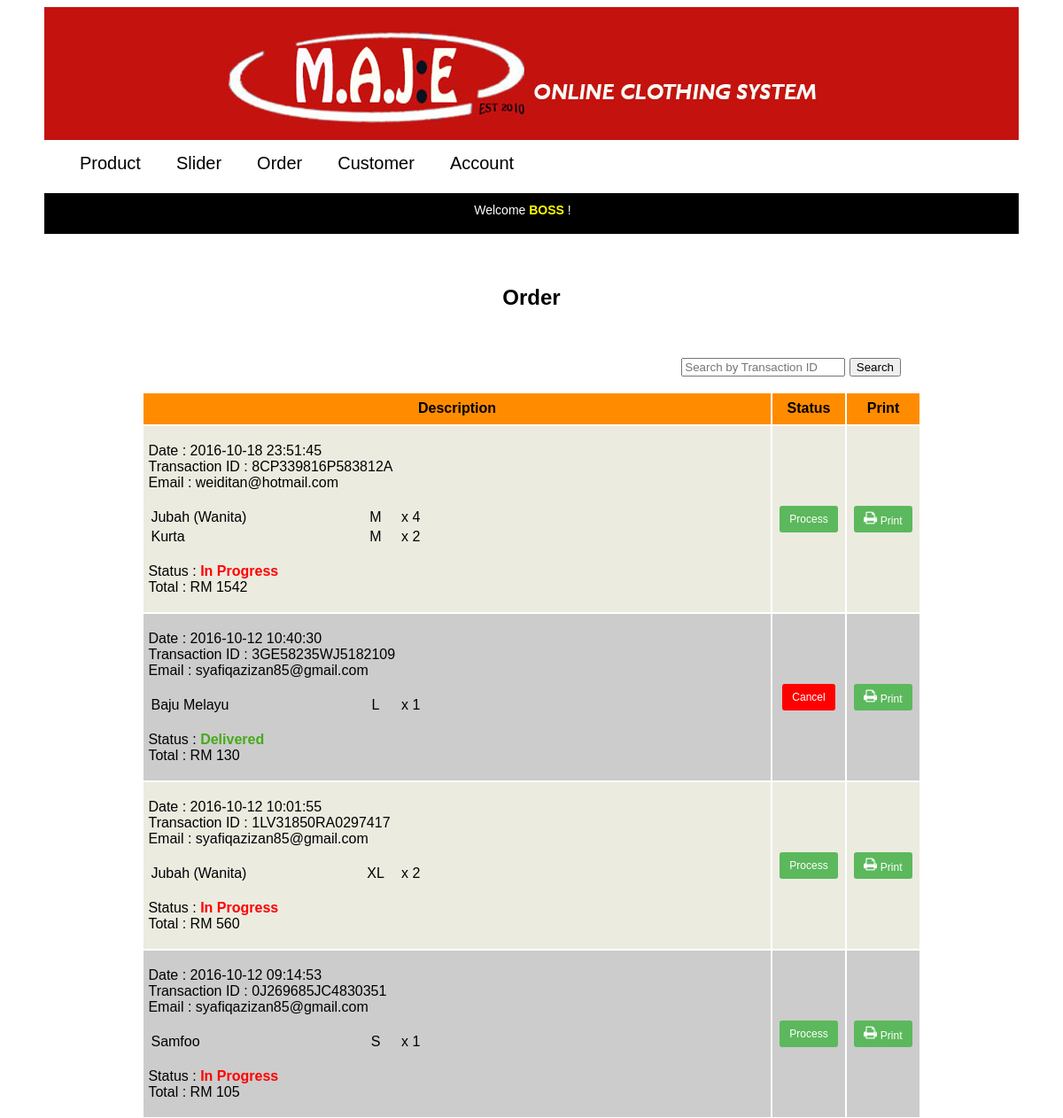
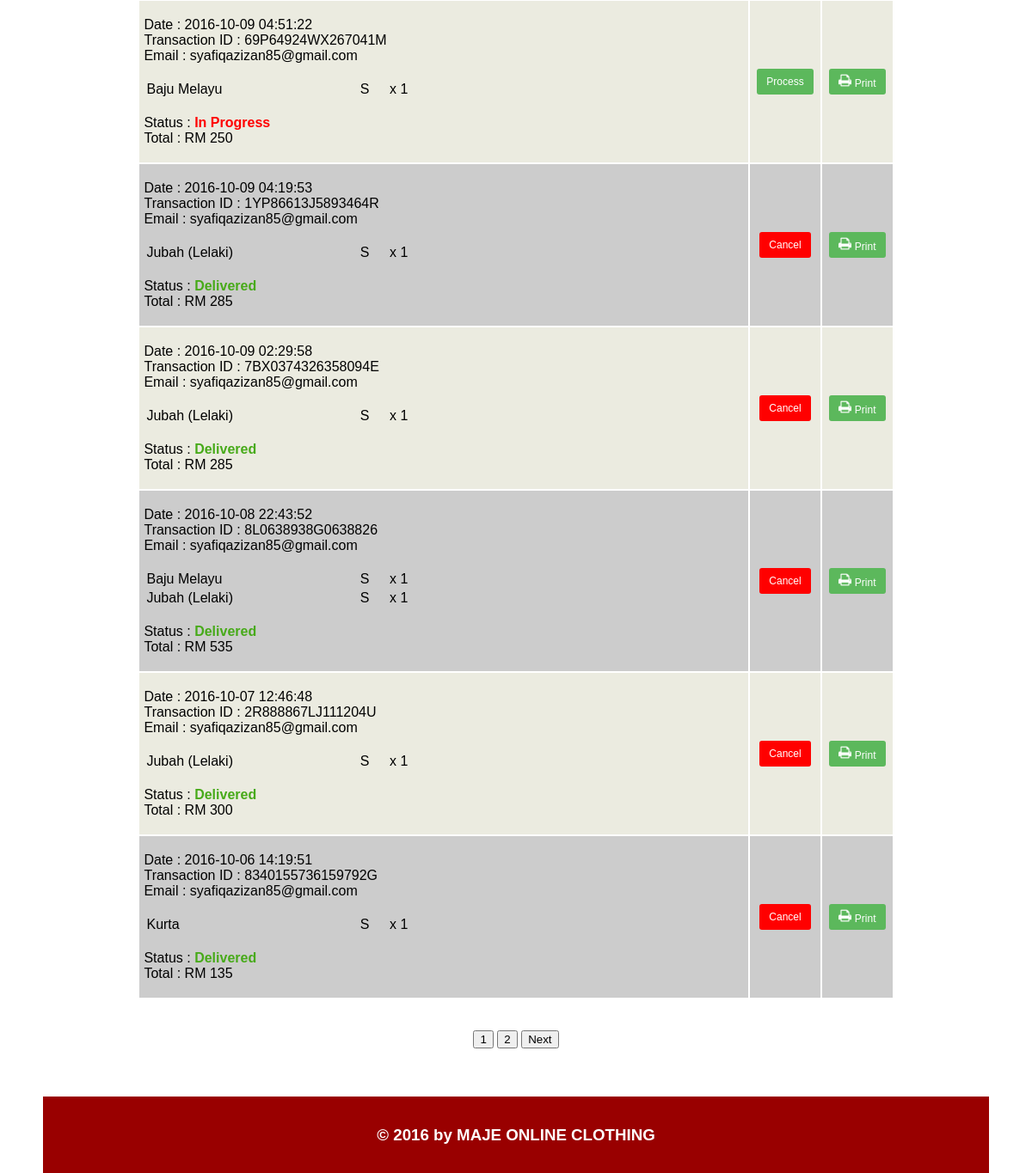
The page /admin_area/order.php (signed in) on the database its author committed (2 pictures, top to bottom).
### tables this page shows
CREATE TABLE `payment` (
  `payment_id` int(255) NOT NULL,
  `c_id` int(255) NOT NULL,
  `amount` double NOT NULL,
  `currency` varchar(255) NOT NULL,
  `trx_id` varchar(255) NOT NULL,
  `date` datetime NOT NULL,
  `status` int(11) NOT NULL
);

CREATE TABLE `customer` (
  `c_id` int(255) NOT NULL,
  `email` varchar(255) NOT NULL,
  `psw` varchar(255) NOT NULL,
  `name` varchar(255) NOT NULL,
  `gender` varchar(6) NOT NULL,
  `ic` varchar(12) NOT NULL,
  `image` varchar(255) NOT NULL,
  `address` text NOT NULL,
  `pos_code` varchar(5) NOT NULL,
  `city` varchar(255) NOT NULL,
  `state` varchar(255) NOT NULL,
  `phone1` varchar(11) NOT NULL,
  `phone2` varchar(11) NOT NULL
);

CREATE TABLE `c_order` (
  `order_id` int(255) NOT NULL,
  `payment_id` int(255) NOT NULL,
  `c_id` int(255) NOT NULL,
  `pro_name` varchar(255) NOT NULL,
  `pro_size` varchar(2) NOT NULL,
  `pro_price` double NOT NULL,
  `qty` int(255) NOT NULL,
  `date` datetime NOT NULL
);

### admin_area/order.php (the view, shortened to what this page needs)
<?php
	include('interface.php');
	include('function.php');
?>
<html>
<head>
	<link rel="stylesheet" type="text/css" href="../css/MAJE.css">
</head>
<body>
<div class="body">
	</div>
	<div class="content">
		<div class="content_item1">
			<div class="bar">
				<center>Welcome <b style="color: yellow;">BOSS</b> ! </center>
			</div>
					<br><h2 align="center">Order</h2><br>
					<table align="center" border="0" width="80%">
					<tr>
						<td colspan="3">
						<form method="post" action="order.php" enctype="multipart/form-data" class="search">
						<input type="text" name="name" value="<?php echo $_POST['name']; ?>" placeholder="Search by Transaction ID"/>
						<input type="submit" name="search" value="Search"/>
						</form>
						</td>
					</tr>
					<?php
					include('../dbconnect.php');
					if(!isset($_GET['page'])){
						$page=1;
					}
					if(isset($_POST['search'])){
						$name = $_POST['name'];
						$sql = "select * from payment where trx_id like '%$name%' ORDER BY date DESC";
					}
					else{
						$sql = "select * from payment ORDER BY date DESC";
					}
					$run = mysql_query($sql);
					$count1 = mysql_num_rows($run);
					if($count1==0){
						mysql_close($con);
						echo "</table><div class='text'><br><br><br>No order!</div>";
					}
					else{
						$max_page = intval($count1 / 10);
						$remainder = $count1 % 10;
						if($remainder!=0){
							$max_page += 1;
						}
						echo'
							<tr bgcolor="#FF8C00" height="35">
								<th>Description</th>
								<th><center>Status</center></th>
								<th><center>Print</center></th>
							</tr>';
						$i = 0;
						$x = 0;
						while($row=mysql_fetch_array($run))
						{
							$payment_id = $row['payment_id'];
							$trx_id = $row['trx_id'];
							$total = $row['amount'];
							$date = $row['date'];
							$c_id = $row['c_id'];
							$status = $row['status'];
							$x++;
							$min = ($page - 1) * 10;
							$max = $min + 11;
							if($x>$min && $x<$max){
								$i++;
								if($i%2==0)
								{
									$color = "#CCCCCC";
								}
								else
								{
									$color = "#ebebe0";
								}
								$sql2 = "select * from customer WHERE c_id='$c_id'";
								$run2 = mysql_query($sql2);
								while($row2=mysql_fetch_array($run2))
								{
									$email = $row2['email'];
								}
								$sql3 = "select * from c_order WHERE payment_id='$payment_id'";
								$run3 = mysql_query($sql3);
								echo '<tr bgcolor="'.$color.'">
										<td><br>&nbsp;Date : '.$date.'<br>
											&nbsp;Transaction ID : '.$trx_id.'<br>
											&nbsp;Email : '.$email.'<br><br><table  border="0" width="50%">';
								while($row3=mysql_fetch_array($run3))
								{
									$pro_name = $row3['pro_name'];
									$pro_size = $row3['pro_size'];
									$pro_qty = $row3['qty'];
									echo'
											<tr>
												<td>&nbsp;'.$pro_name.'</td>
												<td width="50px" align="center">'.$pro_size.'</td>
												<td width="60px">x '.$pro_qty.'</td>
											</tr>
										';
								}
								echo'</table>
										<br>&nbsp;Status : ';
											if($status==1){
												echo '<font color="#47AA19"><b>Delivered</b></font>';
											}
											else{
												echo '<font color="red"><b>In Progress</b></font>';
											}
								echo'	<br>&nbsp;Total : RM '.$total.'<br><br></td>'; ?>
										<form action="order.php" method="post" enctype="multipart/form-data">
											<td width="80px">
												<center>
												<?php
													if($status==1){
														echo '<button type="submit" name="cancel" class="btn-success btn-sm" style="background:red;">Cancel</button>';
													}
													else{
														echo '<button type="submit" name="process" class="btn-success btn-sm">Process</button>';
													}
												?>
												</center>
											</td>
										</form>
										<form action="receipt.php" method="post" enctype="multipart/form-data" target="print_popup"  onsubmit="window.open('about:blank','print_popup','width=700,height=800');">
											<td width="80px">
												<center><button type="submit" name="submit" class="btn-success btn-sm"><img src="../css/print.png" width="15px" height="15px"> Print</button></center>
											</td>
										</form>
									</tr>
				<?php
							}
						}
					?>
			</table>
			<br>
			<br>
			<center>
				<?php
					if($max_page!=1){
				?>
					<a href="order.php?page=<?php echo $page; ?>"><button><?php echo $page; ?></button></a>
				<?php
					}
					$p1 = $page + 1;
					if($p1<=$max_page)
					{
				?>
					<a href="order.php?page=<?php echo $page+1; ?>"><button><?php echo $page+1; ?></button></a>
				<?php
					}
				?>
				<?php
					if($page<$max_page)
					{
				?>
						<a href="order.php?page=<?php echo $page+1; ?>"><button>Next</button></a>
				<?php
					}
				}
				?>
			</center>
			<br>
			<br>
		</div>
	</div>
</div>
</body>
</html>

### css/MAJE.css (style rules this page uses)
.body { background:white; font-family:Sans-serif; width: 1100px; margin: 0 auto 0 auto; }
.search { float:right; padding-top:13px; padding-right:20px; }
.content { width: 1100px; margin: 10px auto 0 auto; }
a { color: inherit; text-decoration:none; }
.content_item1 { width:1100px; background: white; float: left; margin-top:0; min-height: 600px; }
.bar { background: black; color:white; margin-top:0; margin-bottom:20px; padding:11px 20px 10px 0; height: 25px; font-size:14; text-align:right; }
.btn-success { color: #fff; background-color: #5cb85c; border-color: #4cae4c; }
.btn-sm { padding: 5px 10px; font-size: 12px; line-height: 1.5; border-radius: 3px; border: 1px solid transparent; height:30px; }

### rows shown on the page
payment: date "2016-10-18 23:51:45", trx "8CP339816P583812A", c.email "weiditan@hotmail.com", status "In Progress", amount "1542"
c_order: pro_name "Jubah (Wanita)", pro_size "M", qty "4"
c_order: pro_name "Kurta", pro_size "M", qty "2"
payment: date "2016-10-12 10:40:30", trx "3GE58235WJ5182109", c.email "syafiqazizan85@gmail.com", status "Delivered", amount "130"
c_order: pro_name "Baju Melayu", pro_size "L", qty "1"
payment: date "2016-10-12 10:01:55", trx "1LV31850RA0297417", c.email "syafiqazizan85@gmail.com", status "In Progress", amount "560"
c_order: pro_name "Jubah (Wanita)", pro_size "XL", qty "2"
payment: date "2016-10-12 09:14:53", trx "0J269685JC4830351", c.email "syafiqazizan85@gmail.com", status "In Progress", amount "105"
c_order: pro_name "Samfoo", pro_size "S", qty "1"
payment: date "2016-10-09 04:51:22", trx "69P64924WX267041M", c.email "syafiqazizan85@gmail.com", status "In Progress", amount "250"
c_order: pro_name "Baju Melayu", pro_size "S", qty "1"
payment: date "2016-10-09 04:19:53", trx "1YP86613J5893464R", c.email "syafiqazizan85@gmail.com", status "Delivered", amount "285"
c_order: pro_name "Jubah (Lelaki)", pro_size "S", qty "1"
payment: date "2016-10-09 02:29:58", trx "7BX0374326358094E", c.email "syafiqazizan85@gmail.com", status "Delivered", amount "285"
c_order: pro_name "Jubah (Lelaki)", pro_size "S", qty "1"
payment: date "2016-10-08 22:43:52", trx "8L0638938G0638826", c.email "syafiqazizan85@gmail.com", status "Delivered", amount "535"
c_order: pro_name "Baju Melayu", pro_size "S", qty "1"
c_order: pro_name "Jubah (Lelaki)", pro_size "S", qty "1"
payment: date "2016-10-07 12:46:48", trx "2R888867LJ111204U", c.email "syafiqazizan85@gmail.com", status "Delivered", amount "300"
c_order: pro_name "Jubah (Lelaki)", pro_size "S", qty "1"
payment: date "2016-10-06 14:19:51", trx "8340155736159792G", status "Delivered", amount "135"
customer: email "syafiqazizan85@gmail.com"
c_order: pro_name "Kurta", pro_size "S", qty "1"

### other values the page prints
$page "1"
$page+1 "2"
